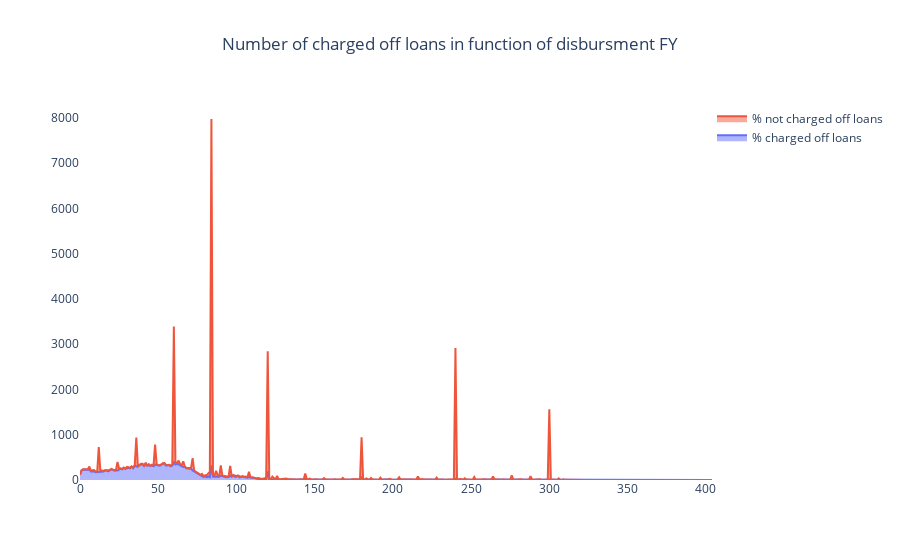

Notebook cell for this chart:
### Code cell
import plotly.graph_objects as go
df_used_test = df_used.copy(deep=True)
x = list(df_used_test['Term'].unique())
y0,y1 = [[],[],[],[],[],[]],[[],[],[],[],[],[]]
cat1 = [[0,24],[24,48],[48,96],[96,144],[144,196],[196,1000]]
y02_0,y24_0,y46_0,y612_0,y1218_0,y18_0 = [],[],[],[],[],[]
y02_1,y24_1,y46_1,y612_1,y1218_1,y18_1 = [],[],[],[],[],[]

x.sort()
for x_ in (x):
    df_target = df_used_test[df_used_test.Term == x_]
    for i in range(len(cat)):
        if x_ >= cat[i][0] and  x_ < cat[i][1] :
            y0[i].append(df_target[df_target['ChargeOff'] == 0].shape[0])
            y1[i].append(df_target[df_target['ChargeOff'] == 1].shape[0])
layout = go.Layout(title_text="Percentage charged off loans in function of disbursment FY")
fig = go.Figure(layout=layout)
fig.update_layout(legend=dict(
    yanchor="top",
    y=0.99,
    xanchor="left",
    x=1
),paper_bgcolor='rgba(0,0,0,0)',
    plot_bgcolor='rgba(0,0,0,0)')


fig.update_layout(title_text="Number of charged off loans in function of disbursment FY", title_x=0.5)
fig.update_xaxes(showgrid=False)
fig.update_yaxes(showgrid=False)
fig.add_trace(go.Scatter(x=x, y=y1, fill='tonexty',stackgroup='one',name="% charged off loans")) # fill to trace0 y
fig.add_trace(go.Scatter(x=x, y=y0, fill='tonexty',stackgroup='one',name="% not charged off loans")) # fill down to xaxis
fig.show()

### Figure 1 — Plotly figure (JSON) as saved in the notebook; plotly's stock layout.template omitted (floating-point values rounded to 4 significant figures; data arrays with more than 128 entries replaced by an {"elided": "..."} marker saying what was removed)
{"data": [{"fill": "tonexty", "name": "% charged off loans", "stackgroup": "one", "type": "scatter", "x": {"elided": "325 int values"}, "y": {"elided": "325 int values"}}, {"fill": "tonexty", "name": "% not charged off loans", "stackgroup": "one", "type": "scatter", "x": {"elided": "325 int values"}, "y": {"elided": "325 int values"}}], "layout": {"legend": {"x": 1, "xanchor": "left", "y": 0.99, "yanchor": "top"}, "paper_bgcolor": "rgba(0,0,0,0)", "plot_bgcolor": "rgba(0,0,0,0)", "title": {"text": "Number of charged off loans in function of disbursment FY", "x": 0.5}, "xaxis": {"showgrid": false}, "yaxis": {"showgrid": false}}}
